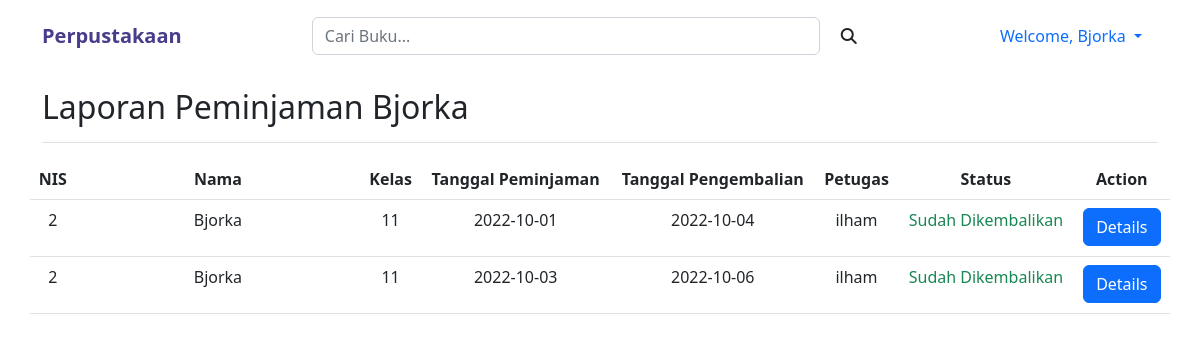
The app's page /siswa/peminjaman.php (signed in) with its own data.
### tables this page shows
CREATE TABLE `siswa` (
  `nis` int(11) NOT NULL,
  `nama` varchar(50) NOT NULL,
  `jenis_kelamin` enum('L','P') NOT NULL,
  `alamat` varchar(50) NOT NULL,
  `id_kelas` int(2) NOT NULL
);

CREATE TABLE `peminjaman` (
  `id_peminjaman` int(11) NOT NULL,
  `nis` int(11) NOT NULL,
  `nip` int(11) NOT NULL,
  `tgl_peminjaman` date NOT NULL,
  `tgl_pemgembalian` date NOT NULL
);

CREATE TABLE `kelas` (
  `id_kelas` int(2) NOT NULL,
  `nama_kelas` varchar(50) NOT NULL
);

CREATE TABLE `petugas` (
  `nip` int(11) NOT NULL,
  `nama` varchar(50) NOT NULL,
  `jenis_kelamin` enum('L','P') NOT NULL,
  `alamat` varchar(50) NOT NULL,
  `password` varchar(50) NOT NULL,
  `id_level` int(2) NOT NULL
);

### siswa/peminjaman.php (the view, shortened to what this page needs)
<!DOCTYPE html>
<html lang="en">
<head>
    <link rel="stylesheet" href="../assets/bootstrap/css/bootstrap.min.css">
    <link rel="stylesheet" href="https://cdnjs.cloudflare.com/ajax/libs/font-awesome/6.1.2/css/all.min.css">
</head>
<body>
    <?php
        include "../config.php";
        $nis = $_SESSION['nis'];
        $query = mysqli_query ($db, "SELECT * FROM siswa WHERE nis = '$nis'");
        $data = mysqli_fetch_array($query);
    ?>
    <nav class="navbar bg-white">
        <div class="container">
            <a href="index.php" class="navbar-brand fw-bold" style="color: darkslateblue;">Perpustakaan</a>
            <form class="d-flex w-50 mx-auto" role="search" method="GET" action="index.php">
                <input class="form-control me-2 w-100" type="search" placeholder="Cari Buku..." name="search" id="search">
                <button class="btn" type="submit"><i class="fa-solid fa-magnifying-glass"></i></button>
            </form>
            <ul class="navbar nav">
                <li class="nav-item dropdown">
                    <a class="nav-link dropdown-toggle" href="#" role="button" data-bs-toggle="dropdown" aria-expanded="false">
                        Welcome, <?= $data['nama'] ?>
                    </a>
                </li>
            </ul>
        </div>
    </nav>
    <div class="container">
    <main class="col">
            <div class="d-flex justify-content-between flex-wrap flex-md-nowrap align-items-center pt-3 pb-2 mb-3 border-bottom">
                <h1 class="h2">Laporan Peminjaman <?= $data['nama'] ?></h1>
            </div>
            <div class="row">
                <table class="table text-center">
                    <thead>
                        <tr>
                            <th>NIS</th>
                            <th class="w-25">Nama</th>
                            <th>Kelas</th>
                            <th>Tanggal Peminjaman</th>
                            <th>Tanggal Pengembalian</th>
                            <th>Petugas</th>
                            <th>Status</th>
                            <th>Action</th>
                        </tr>
                    </thead>
                    <tbody>
                        <?php
                        $nis = $data['nis'];
                        $pinjam = mysqli_query($db, "SELECT siswa.nis as nis, peminjaman.id_peminjaman as id, siswa.nama as nama_siswa, kelas.nama_kelas as kelas, peminjaman.tgl_peminjaman as tgl_pinj, peminjaman.tgl_pemgembalian as tgl_pengm, petugas.nama as nama_petugas FROM  peminjaman JOIN siswa ON peminjaman.nis = siswa.nis JOIN petugas ON peminjaman.nip = petugas.nip JOIN kelas ON siswa.id_kelas = kelas.id_kelas WHERE peminjaman.nis = '$nis'");
                            while ($data = mysqli_fetch_array($pinjam)) {
                        ?>
                        <tr>
                            <td><?= $data['nis'] ?></td>
                            <td><?= $data['nama_siswa'] ?></td>
                            <td><?= $data['kelas'] ?></td>
                            <td><?= $data['tgl_pinj'] ?></td>
                            <td><?= $data['tgl_pengm'] ?></td>
                            <td><?= $data['nama_petugas'] ?></td>
                            <td>
                                <?php
                                    $kembalian = mysqli_query ($db, "SELECT * FROM pengembalian WHERE id_peminjaman='$data[id]'");
                                    $data1 = mysqli_fetch_array($kembalian);
                                if (!$data1) {
                                    ?>
                                <p class="text-warning">Belum Dikembalikan</p>
                                <?php
                                    }else{
                                        if($data1['denda'] == 0){
                                ?>
                                    <p class="text-success">Sudah Dikembalikan</p>
                                <?php
                                        }else{
                                ?>
                                    <p class="text-danger">Telat (Denda : <?= $data1['denda'] ?>)</p>
                                <?php }}?>
                            </td>
                            <td>
                                <button type="button" class="btn btn-primary" data-bs-toggle="modal" data-bs-target="#Modal<?= $data['id'] ?>">
                                Details
                                </button>
                            </td>
                        </tr>
                        <?php } ?>
                    </tbody>
                </table>
            </div>
        </main>
    </div>
</body>
</html>

### records on screen
siswa: nama "Bjorka"
peminjaman: nis.nis "2", nis.nama "Bjorka", kelas.nama_kelas "11", tgl_peminjaman "2022-10-01", tgl_pemgembalian "2022-10-04", nip.nama "ilham"
peminjaman: nis.nis "2", nis.nama "Bjorka", kelas.nama_kelas "11", tgl_peminjaman "2022-10-03", tgl_pemgembalian "2022-10-06", nip.nama "ilham"
